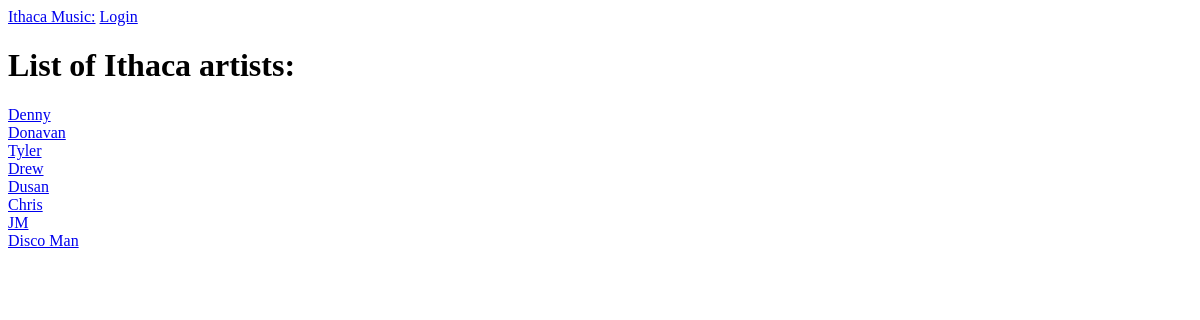
Page /artists on the earlier database version.
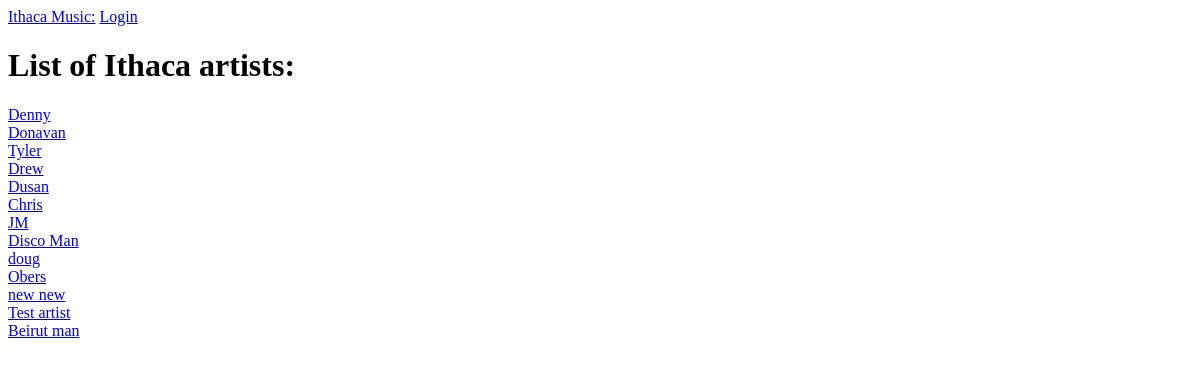
Same page on the later database version.
### app/models.py (models this page shows, shortened)
class Artist(db.Model):
    id = db.Column(db.Integer, primary_key=True)
    name = db.Column(db.String(64), index=True)
    hometown = db.Column(db.String(64), index=True)
    about_me = db.Column(db.String(140))

### app/routes.py (the view)
@login_required
@app.route('/artists')
def artists():
  artists = db.session.query(Artist).all()
  return render_template('artists.html',  artists=artists)

### app/templates/artists.html
{% extends "base.html" %}
{% block content %}
  <h1>List of Ithaca artists:</h1>
  {% for artist in artists%}
    <div>
      <a href="{{ url_for('artist', name=artist.name) }}">{{artist.name}}</a>
    </div>
  {% endfor %}
{% endblock %}

### app/templates/base.html (shortened to what this page needs)
<!doctype html>
<html>
    <head>
    </head>
    <body>
        <div>
            <a href="{{ url_for('index') }}">Ithaca Music:</a>
            {% if current_user.is_anonymous %}
            <a href="{{ url_for('login') }}">Login</a>
            {% else %}
            <a href="{{ url_for('artists') }}">Artists</a>
            <a href="{{ url_for('new_artist') }}">New Artist</a>
            <a href="{{ url_for('new_event') }}">New Event</a>
            <a href="{{ url_for('new_venue') }}">New Venue</a>
            <a href="{{ url_for('logout') }}">Logout</a>
            {% endif %}
        </div>
        {% block content %}{% endblock %}
    </body>
</html>

Differences in the rows shown:
added Artist: name "doug"
added Artist: name "Obers"
added Artist: name "new new"
added Artist: name "Test artist"
added Artist: name "Beirut man"
